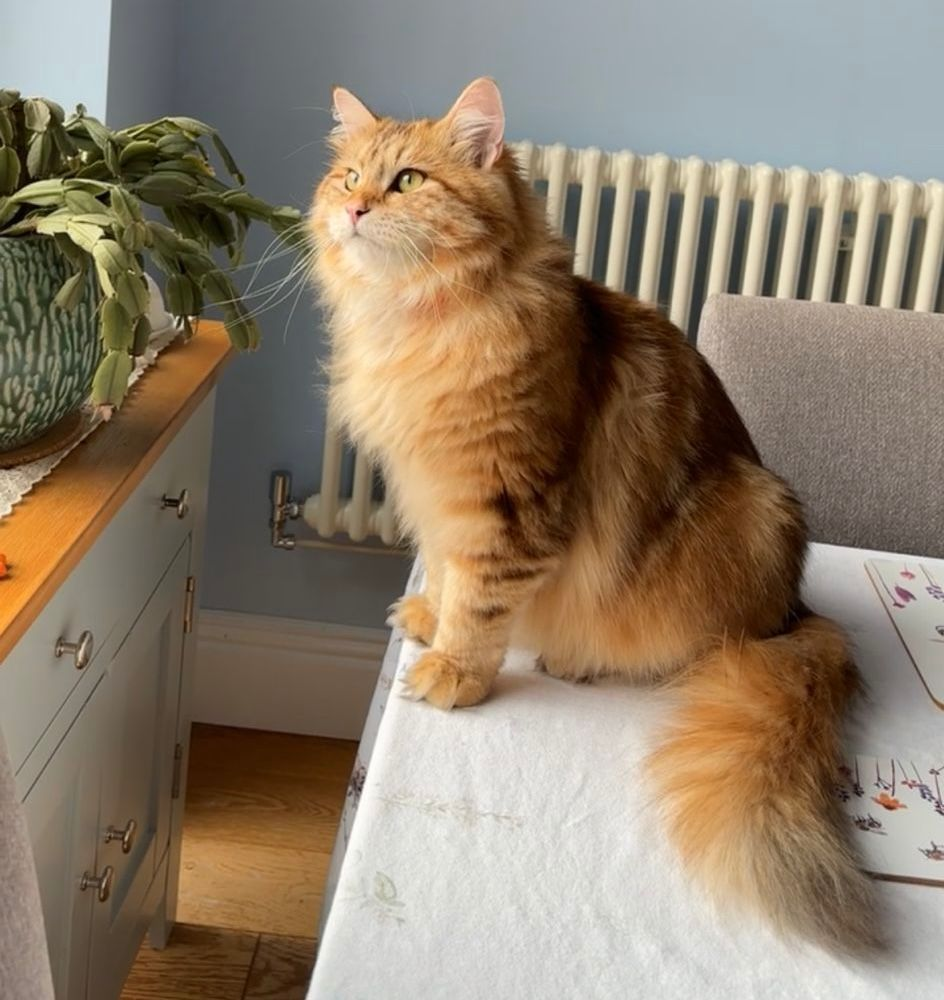
#> input picture example_scripts/cat.jpg, 944 x 1000 px
$ python 03_img_resizing.py
#> lines starting #> are read from the running program, lines starting #| are printed output that depends on the picture
import cv2
import numpy as np

#Read the image (Open CV loads images in B,G,R color format)
image = cv2.imread("cat.jpg")
#> image is the input picture: shape (1000, 944, 3); mean B, G, R 107.8, 127, 142.4

#Shape of the original image (H, W, C)
#Notice image.shape shows height first because openCV prides themselves on being just a little infuriating
print(f"Original Image: {image.shape}")
#| Original Image: (1000, 944, 3)

#Calculates the aspect ratio of the image for resizing
aspect_ratio = min(256 / image.shape[1], 256 / image.shape[0])
#> aspect_ratio = 0.256

new_size = int(image.shape[1] * aspect_ratio), int(image.shape[0] * aspect_ratio)
#> new_size = (241, 256)
small_size = int(image.shape[1] * aspect_ratio * 0.25), int(image.shape[0] * aspect_ratio * 0.25)
#> small_size = (60, 64)

#Notice how this takes Width x Height, thanks openCV
resized_img = cv2.resize(image, new_size)
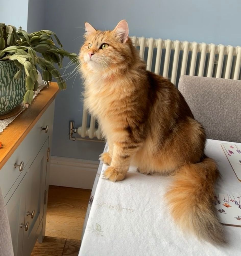
#> resized_img: shape (256, 241, 3); mean B, G, R 107.7, 126.9, 142.3
super_small_img = cv2.resize(image, small_size)
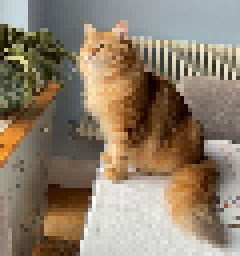
#> super_small_img: shape (64, 60, 3) (shown 4 times larger); mean B, G, R 107.6, 126.8, 142.1

#Print new images sizes
print(f"Medium Image: {resized_img.shape}")
#| Medium Image: (256, 241, 3)
print(f"Small Image: {super_small_img.shape}")
#| Small Image: (64, 60, 3)

#Write images to disk
cv2.imwrite("256x256.png", resized_img)
cv2.imwrite("64x60.png", super_small_img)


#Types of Interpolation
#Warning, makes some kinda large images
y, x, size = 170, 390, 48
crop = image[y:y+size, x:x+size]
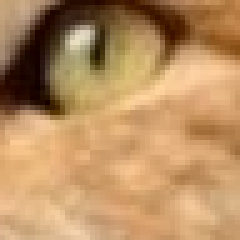
#> crop: shape (48, 48, 3) (shown 5 times larger); mean B, G, R 97.8, 142.9, 184.3
larger_size = int(image.shape[1] * 3), int(image.shape[0] * 3)
#> larger_size = (2832, 3000)

#Nearest Neighbor
#Predicts the pixel based on the nearest pixel
nearest_neighbor = cv2.resize(crop, larger_size, interpolation = cv2.INTER_NEAREST)
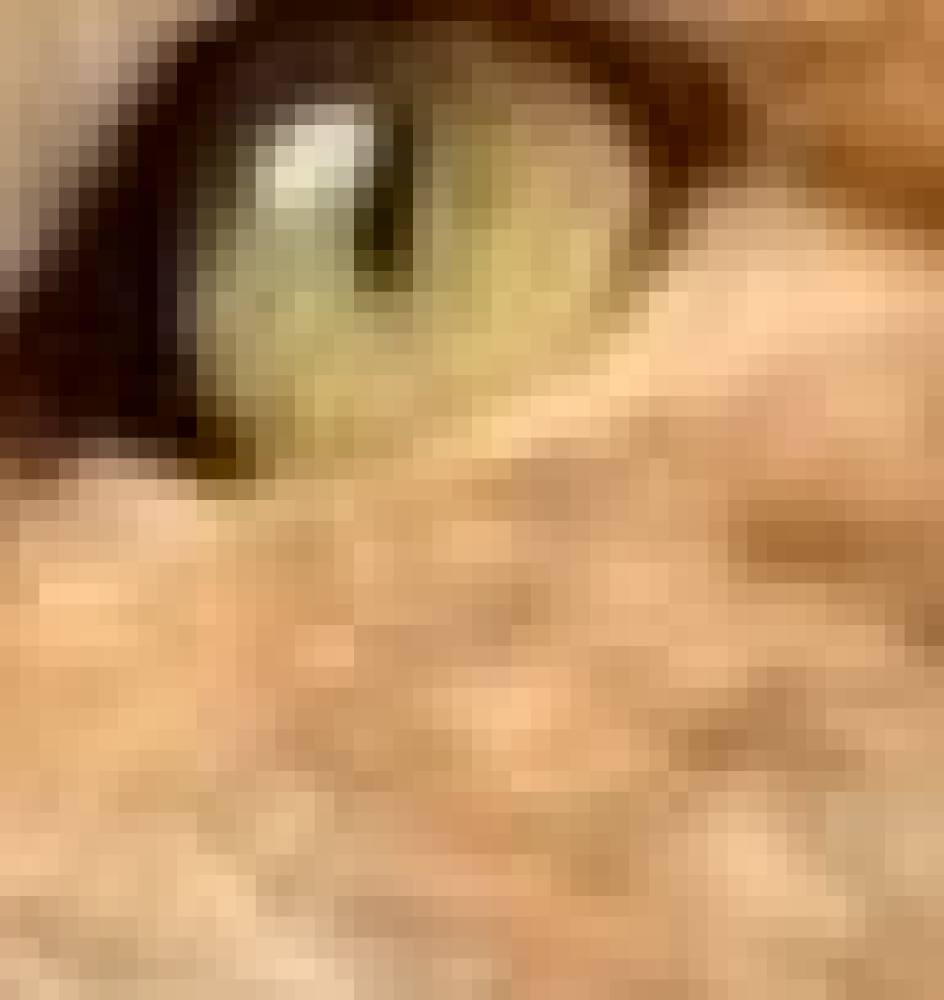
#> nearest_neighbor: shape (3000, 2832, 3) (shown at 1/3 size); mean B, G, R 97.8, 142.9, 184.3

#BiLinear
#Predicts the pixel based on the average of the 4 nearest
bi_linear = cv2.resize(crop, larger_size, interpolation = cv2.INTER_LINEAR)

#BiCubic
#Predicts the pixel based on the average of the 16 nearest
bi_cubic = cv2.resize(crop, larger_size, interpolation = cv2.INTER_CUBIC)

cv2.imwrite("nearest_neighbor.png", nearest_neighbor)
cv2.imwrite("bi_linear.png", bi_linear)
cv2.imwrite("bi_cubic.png", bi_cubic)

$ run again, with example_scripts/notes.png saved as example_scripts/cat.jpg
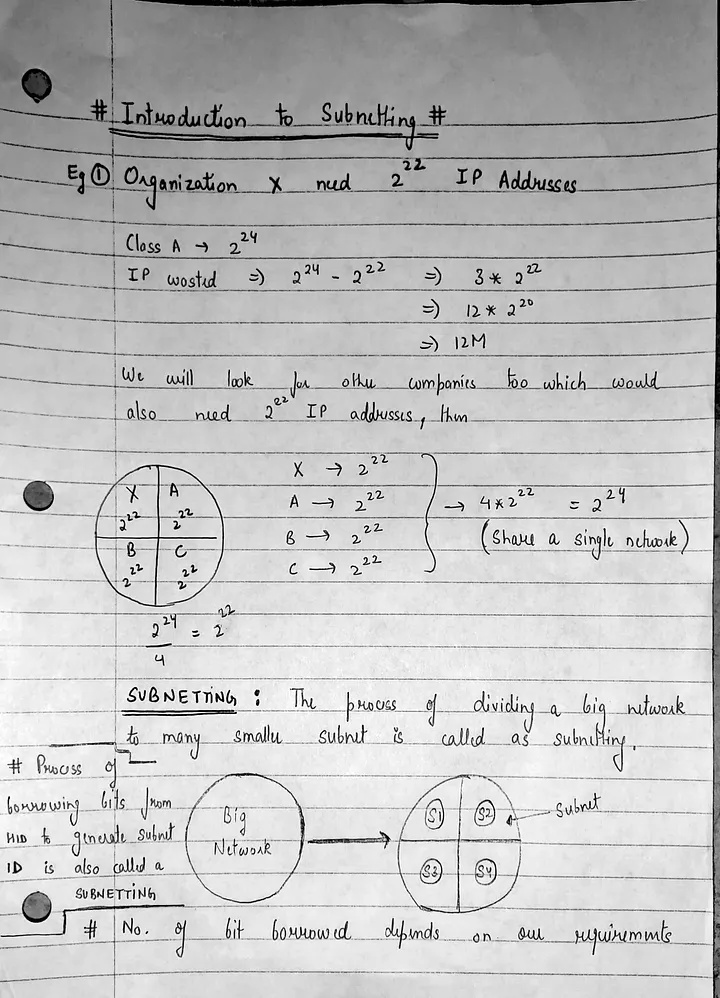
#> input picture example_scripts/notes.png, 720 x 998 px
#> image is the input picture: shape (998, 720, 3); min 0, max 255, mean 192.4
#| Original Image: (998, 720, 3)
#> `resized_img = cv2.resize(image, new_size)`:
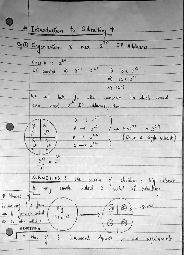
#> resized_img: shape (255, 184, 3); min 0, max 255, mean 192
#| Medium Image: (255, 184, 3)
#| Small Image: (63, 46, 3)
#> `bi_linear = cv2.resize(crop, larger_size, interpolation = cv2.INTER_LI..`:
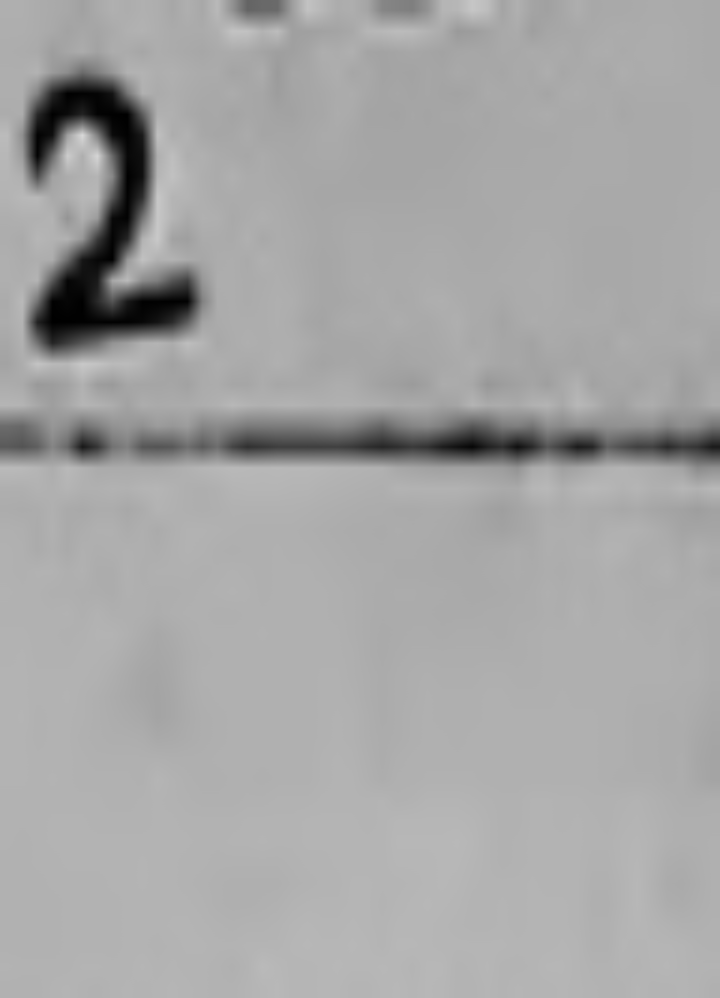
#> bi_linear: shape (2994, 2160, 3) (shown at 1/3 size); min 0, max 218, mean 165.5
